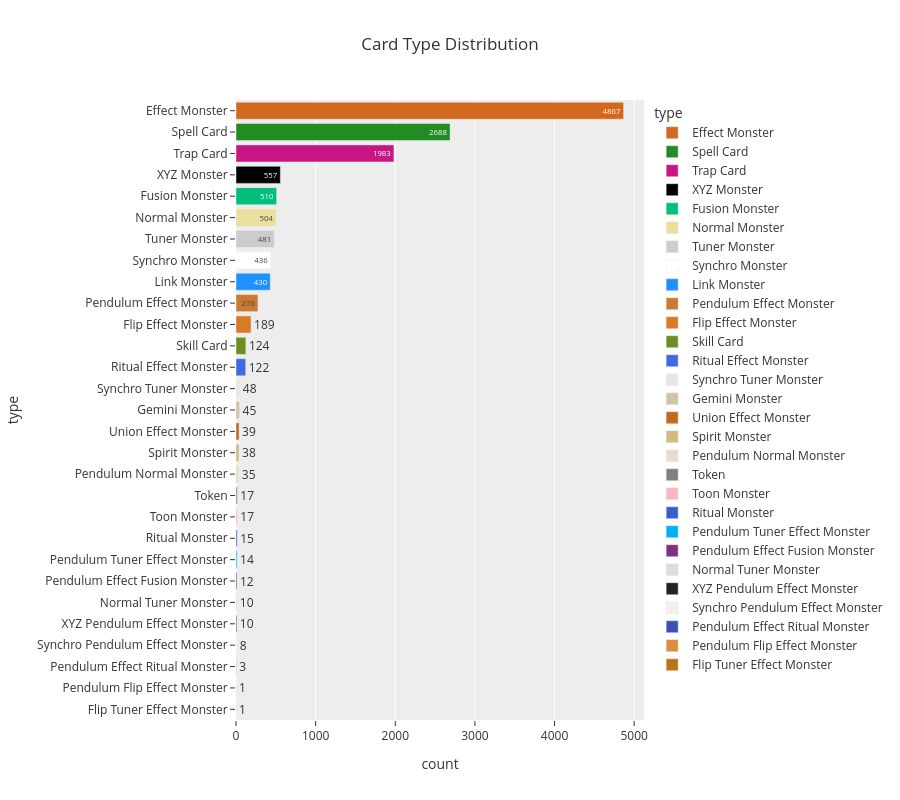

Notebook cell for this chart:
### Code cell
type_counts = data['type'].value_counts().reset_index()
type_counts.columns = ['type', 'count']
fig = px.bar(
    type_counts, 
    x='count',
    y='type', 
    category_orders={'type': type_counts.sort_values('count', ascending=False)['type'].tolist()},
    title="Card Type Distribution",
    text='count',
    color='type',
    color_discrete_map=FRAME_COLORS,
    height=800,
    template='ggplot2'
)
fig.update_yaxes(showgrid=False)
fig.show()

### Figure 1 — Plotly figure (JSON) as saved in the notebook; plotly's stock layout.template omitted (floating-point values rounded to 4 significant figures)
{"data": [{"hovertemplate": "type=%{y}<br>count=%{text}<extra></extra>", "legendgroup": "Effect Monster", "marker": {"color": "#D2691E", "pattern": {"shape": ""}}, "name": "Effect Monster", "orientation": "h", "showlegend": true, "text": [4867.0], "textposition": "auto", "type": "bar", "x": [4867], "xaxis": "x", "y": ["Effect Monster"], "yaxis": "y"}, {"hovertemplate": "type=%{y}<br>count=%{text}<extra></extra>", "legendgroup": "Spell Card", "marker": {"color": "#228B22", "pattern": {"shape": ""}}, "name": "Spell Card", "orientation": "h", "showlegend": true, "text": [2688.0], "textposition": "auto", "type": "bar", "x": [2688], "xaxis": "x", "y": ["Spell Card"], "yaxis": "y"}, {"hovertemplate": "type=%{y}<br>count=%{text}<extra></extra>", "legendgroup": "Trap Card", "marker": {"color": "#C71585", "pattern": {"shape": ""}}, "name": "Trap Card", "orientation": "h", "showlegend": true, "text": [1983.0], "textposition": "auto", "type": "bar", "x": [1983], "xaxis": "x", "y": ["Trap Card"], "yaxis": "y"}, {"hovertemplate": "type=%{y}<br>count=%{text}<extra></extra>", "legendgroup": "XYZ Monster", "marker": {"color": "#000000", "pattern": {"shape": ""}}, "name": "XYZ Monster", "orientation": "h", "showlegend": true, "text": [557.0], "textposition": "auto", "type": "bar", "x": [557], "xaxis": "x", "y": ["XYZ Monster"], "yaxis": "y"}, {"hovertemplate": "type=%{y}<br>count=%{text}<extra></extra>", "legendgroup": "Fusion Monster", "marker": {"color": "#00BF7D", "pattern": {"shape": ""}}, "name": "Fusion Monster", "orientation": "h", "showlegend": true, "text": [510.0], "textposition": "auto", "type": "bar", "x": [510], "xaxis": "x", "y": ["Fusion Monster"], "yaxis": "y"}, {"hovertemplate": "type=%{y}<br>count=%{text}<extra></extra>", "legendgroup": "Normal Monster", "marker": {"color": "#EBDF9E", "pattern": {"shape": ""}}, "name": "Normal Monster", "orientation": "h", "showlegend": true, "text": [504.0], "textposition": "auto", "type": "bar", "x": [504], "xaxis": "x", "y": ["Normal Monster"], "yaxis": "y"}, {"hovertemplate": "type=%{y}<br>count=%{text}<extra></extra>", "legendgroup": "Tuner Monster", "marker": {"color": "#CCCCCC", "pattern": {"shape": ""}}, "name": "Tuner Monster", "orientation": "h", "showlegend": true, "text": [481.0], "textposition": "auto", "type": "bar", "x": [481], "xaxis": "x", "y": ["Tuner Monster"], "yaxis": "y"}, {"hovertemplate": "type=%{y}<br>count=%{text}<extra></extra>", "legendgroup": "Synchro Monster", "marker": {"color": "#FFFFFF", "pattern": {"shape": ""}}, "name": "Synchro Monster", "orientation": "h", "showlegend": true, "text": [436.0], "textposition": "auto", "type": "bar", "x": [436], "xaxis": "x", "y": ["Synchro Monster"], "yaxis": "y"}, {"hovertemplate": "type=%{y}<br>count=%{text}<extra></extra>", "legendgroup": "Link Monster", "marker": {"color": "#1E90FF", "pattern": {"shape": ""}}, "name": "Link Monster", "orientation": "h", "showlegend": true, "text": [430.0], "textposition": "auto", "type": "bar", "x": [430], "xaxis": "x", "y": ["Link Monster"], "yaxis": "y"}, {"hovertemplate": "type=%{y}<br>count=%{text}<extra></extra>", "legendgroup": "Pendulum Effect Monster", "marker": {"color": "#CC7A32", "pattern": {"shape": ""}}, "name": "Pendulum Effect Monster", "orientation": "h", "showlegend": true, "text": [276.0], "textposition": "auto", "type": "bar", "x": [276], "xaxis": "x", "y": ["Pendulum Effect Monster"], "yaxis": "y"}, {"hovertemplate": "type=%{y}<br>count=%{text}<extra></extra>", "legendgroup": "Flip Effect Monster", "marker": {"color": "#D97A25", "pattern": {"shape": ""}}, "name": "Flip Effect Monster", "orientation": "h", "showlegend": true, "text": [189.0], "textposition": "auto", "type": "bar", "x": [189], "xaxis": "x", "y": ["Flip Effect Monster"], "yaxis": "y"}, {"hovertemplate": "type=%{y}<br>count=%{text}<extra></extra>", "legendgroup": "Skill Card", "marker": {"color": "#6B8E23", "pattern": {"shape": ""}}, "name": "Skill Card", "orientation": "h", "showlegend": true, "text": [124.0], "textposition": "auto", "type": "bar", "x": [124], "xaxis": "x", "y": ["Skill Card"], "yaxis": "y"}, {"hovertemplate": "type=%{y}<br>count=%{text}<extra></extra>", "legendgroup": "Ritual Effect Monster", "marker": {"color": "#4169E1", "pattern": {"shape": ""}}, "name": "Ritual Effect Monster", "orientation": "h", "showlegend": true, "text": [122.0], "textposition": "auto", "type": "bar", "x": [122], "xaxis": "x", "y": ["Ritual Effect Monster"], "yaxis": "y"}, {"hovertemplate": "type=%{y}<br>count=%{text}<extra></extra>", "legendgroup": "Synchro Tuner Monster", "marker": {"color": "#E6E6E6", "pattern": {"shape": ""}}, "name": "Synchro Tuner Monster", "orientation": "h", "showlegend": true, "text": [48.0], "textposition": "auto", "type": "bar", "x": [48], "xaxis": "x", "y": ["Synchro Tuner Monster"], "yaxis": "y"}, {"hovertemplate": "type=%{y}<br>count=%{text}<extra></extra>", "legendgroup": "Gemini Monster", "marker": {"color": "#D0C5A2", "pattern": {"shape": ""}}, "name": "Gemini Monster", "orientation": "h", "showlegend": true, "text": [45.0], "textposition": "auto", "type": "bar", "x": [45], "xaxis": "x", "y": ["Gemini Monster"], "yaxis": "y"}, {"hovertemplate": "type=%{y}<br>count=%{text}<extra></extra>", "legendgroup": "Union Effect Monster", "marker": {"color": "#C2691E", "pattern": {"shape": ""}}, "name": "Union Effect Monster", "orientation": "h", "showlegend": true, "text": [39.0], "textposition": "auto", "type": "bar", "x": [39], "xaxis": "x", "y": ["Union Effect Monster"], "yaxis": "y"}, {"hovertemplate": "type=%{y}<br>count=%{text}<extra></extra>", "legendgroup": "Spirit Monster", "marker": {"color": "#D0B983", "pattern": {"shape": ""}}, "name": "Spirit Monster", "orientation": "h", "showlegend": true, "text": [38.0], "textposition": "auto", "type": "bar", "x": [38], "xaxis": "x", "y": ["Spirit Monster"], "yaxis": "y"}, {"hovertemplate": "type=%{y}<br>count=%{text}<extra></extra>", "legendgroup": "Pendulum Normal Monster", "marker": {"color": "#E9DCC9", "pattern": {"shape": ""}}, "name": "Pendulum Normal Monster", "orientation": "h", "showlegend": true, "text": [35.0], "textposition": "auto", "type": "bar", "x": [35], "xaxis": "x", "y": ["Pendulum Normal Monster"], "yaxis": "y"}, {"hovertemplate": "type=%{y}<br>count=%{text}<extra></extra>", "legendgroup": "Token", "marker": {"color": "#808080", "pattern": {"shape": ""}}, "name": "Token", "orientation": "h", "showlegend": true, "text": [17.0], "textposition": "auto", "type": "bar", "x": [17], "xaxis": "x", "y": ["Token"], "yaxis": "y"}, {"hovertemplate": "type=%{y}<br>count=%{text}<extra></extra>", "legendgroup": "Toon Monster", "marker": {"color": "#FFB6C1", "pattern": {"shape": ""}}, "name": "Toon Monster", "orientation": "h", "showlegend": true, "text": [17.0], "textposition": "auto", "type": "bar", "x": [17], "xaxis": "x", "y": ["Toon Monster"], "yaxis": "y"}, {"hovertemplate": "type=%{y}<br>count=%{text}<extra></extra>", "legendgroup": "Ritual Monster", "marker": {"color": "#3A5FCD", "pattern": {"shape": ""}}, "name": "Ritual Monster", "orientation": "h", "showlegend": true, "text": [15.0], "textposition": "auto", "type": "bar", "x": [15], "xaxis": "x", "y": ["Ritual Monster"], "yaxis": "y"}, {"hovertemplate": "type=%{y}<br>count=%{text}<extra></extra>", "legendgroup": "Pendulum Tuner Effect Monster", "marker": {"color": "#00B0F6", "pattern": {"shape": ""}}, "name": "Pendulum Tuner Effect Monster", "orientation": "h", "showlegend": true, "text": [14.0], "textposition": "auto", "type": "bar", "x": [14], "xaxis": "x", "y": ["Pendulum Tuner Effect Monster"], "yaxis": "y"}, {"hovertemplate": "type=%{y}<br>count=%{text}<extra></extra>", "legendgroup": "Pendulum Effect Fusion Monster", "marker": {"color": "#803080", "pattern": {"shape": ""}}, "name": "Pendulum Effect Fusion Monster", "orientation": "h", "showlegend": true, "text": [12.0], "textposition": "auto", "type": "bar", "x": [12], "xaxis": "x", "y": ["Pendulum Effect Fusion Monster"], "yaxis": "y"}, {"hovertemplate": "type=%{y}<br>count=%{text}<extra></extra>", "legendgroup": "Normal Tuner Monster", "marker": {"color": "#DDDDDD", "pattern": {"shape": ""}}, "name": "Normal Tuner Monster", "orientation": "h", "showlegend": true, "text": [10.0], "textposition": "auto", "type": "bar", "x": [10], "xaxis": "x", "y": ["Normal Tuner Monster"], "yaxis": "y"}, {"hovertemplate": "type=%{y}<br>count=%{text}<extra></extra>", "legendgroup": "XYZ Pendulum Effect Monster", "marker": {"color": "#222222", "pattern": {"shape": ""}}, "name": "XYZ Pendulum Effect Monster", "orientation": "h", "showlegend": true, "text": [10.0], "textposition": "auto", "type": "bar", "x": [10], "xaxis": "x", "y": ["XYZ Pendulum Effect Monster"], "yaxis": "y"}, {"hovertemplate": "type=%{y}<br>count=%{text}<extra></extra>", "legendgroup": "Synchro Pendulum Effect Monster", "marker": {"color": "#F0F0F0", "pattern": {"shape": ""}}, "name": "Synchro Pendulum Effect Monster", "orientation": "h", "showlegend": true, "text": [8.0], "textposition": "auto", "type": "bar", "x": [8], "xaxis": "x", "y": ["Synchro Pendulum Effect Monster"], "yaxis": "y"}, {"hovertemplate": "type=%{y}<br>count=%{text}<extra></extra>", "legendgroup": "Pendulum Effect Ritual Monster", "marker": {"color": "#3C50B4", "pattern": {"shape": ""}}, "name": "Pendulum Effect Ritual Monster", "orientation": "h", "showlegend": true, "text": [3.0], "textposition": "auto", "type": "bar", "x": [3], "xaxis": "x", "y": ["Pendulum Effect Ritual Monster"], "yaxis": "y"}, {"hovertemplate": "type=%{y}<br>count=%{text}<extra></extra>", "legendgroup": "Pendulum Flip Effect Monster", "marker": {"color": "#DB8B3A", "pattern": {"shape": ""}}, "name": "Pendulum Flip Effect Monster", "orientation": "h", "showlegend": true, "text": [1.0], "textposition": "auto", "type": "bar", "x": [1], "xaxis": "x", "y": ["Pendulum Flip Effect Monster"], "yaxis": "y"}, {"hovertemplate": "type=%{y}<br>count=%{text}<extra></extra>", "legendgroup": "Flip Tuner Effect Monster", "marker": {"color": "#B97416", "pattern": {"shape": ""}}, "name": "Flip Tuner Effect Monster", "orientation": "h", "showlegend": true, "text": [1.0], "textposition": "auto", "type": "bar", "x": [1], "xaxis": "x", "y": ["Flip Tuner Effect Monster"], "yaxis": "y"}], "layout": {"barmode": "relative", "height": 800, "legend": {"title": {"text": "type"}, "tracegroupgap": 0}, "title": {"text": "Card Type Distribution"}, "xaxis": {"anchor": "y", "domain": [0, 1], "title": {"text": "count"}}, "yaxis": {"anchor": "x", "categoryarray": ["Flip Tuner Effect Monster", "Pendulum Flip Effect Monster", "Pendulum Effect Ritual Monster", "Synchro Pendulum Effect Monster", "XYZ Pendulum Effect Monster", "Normal Tuner Monster", "Pendulum Effect Fusion Monster", "Pendulum Tuner Effect Monster", "Ritual Monster", "Toon Monster", "Token", "Pendulum Normal Monster", "Spirit Monster", "Union Effect Monster", "Gemini Monster", "Synchro Tuner Monster", "Ritual Effect Monster", "Skill Card", "Flip Effect Monster", "Pendulum Effect Monster", "Link Monster", "Synchro Monster", "Tuner Monster", "Normal Monster", "Fusion Monster", "XYZ Monster", "Trap Card", "Spell Card", "Effect Monster"], "categoryorder": "array", "domain": [0, 1], "showgrid": false, "title": {"text": "type"}}}}
